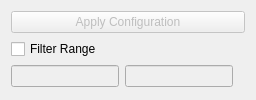
      <widget class="QFrame" name="enableConfigFrame">
       <property name="frameShape">
        <enum>QFrame::Shape::NoFrame</enum>
       </property>
       <property name="frameShadow">
        <enum>QFrame::Shadow::Plain</enum>
       </property>
       <layout class="QGridLayout" name="gridLayout">
        <item row="0" column="0" colspan="4">
         <widget class="QPushButton" name="applyConfig">
          <property name="enabled">
           <bool>false</bool>
          </property>
          <property name="text">
           <string>Apply Configuration</string>
          </property>
          <property name="icon">
           <iconset resource="resources/resource.qrc">
            <normaloff>:/toolbar/png/weather-storm.png</normaloff>
            <disabledoff>:/toolbar/png/weather-clear.png</disabledoff>:/toolbar/png/weather-storm.png</iconset>
          </property>
         </widget>
        </item>
        <item row="1" column="0">
         <widget class="QCheckBox" name="checkBoxFilterRange">
          <property name="text">
           <string>Filter Range</string>
          </property>
         </widget>
        </item>
        <item row="2" column="0">
         <widget class="QLineEdit" name="lineEditFilterStart">
          <property name="enabled">
           <bool>false</bool>
          </property>
          <property name="toolTip">
           <string extracomment="Filter Range Start Index"/>
          </property>
         </widget>
        </item>
        <item row="2" column="1">
         <widget class="QLineEdit" name="lineEditFilterEnd">
          <property name="enabled">
           <bool>false</bool>
          </property>
          <property name="toolTip">
           <string extracomment="Filter Range End Index"/>
          </property>
         </widget>
        </item>
       </layout>
      </widget>
